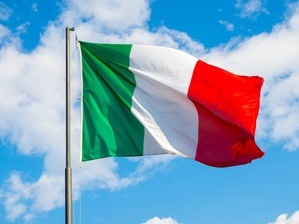
#> input picture Prácticas/practica1/images/banderaItalia.jpg, 299 x 224 px, shrunk from 612 x 459 before the run
$ python ejercicio02.py
#> lines starting #> are read from the running program, lines starting #| are printed output that depends on the picture; after the words box and inside, x2 and y2 are one past the last pixel; in counts of white or black regions, pixels touching at a corner belong together
# Objetivos
# - Copia de imágenes.
# - Acceso/Copia de un área determinada

import skimage as ski
import matplotlib.pyplot as plt

imagenItalia = ski.io.imread("images/banderaItalia.jpg")
#> imagenItalia is the input picture: shape (224, 299, 3); mean R, G, B 128.4, 164.2, 189.4
imagenIrlanda = ski.io.imread("images/banderaIrlanda.jpg")
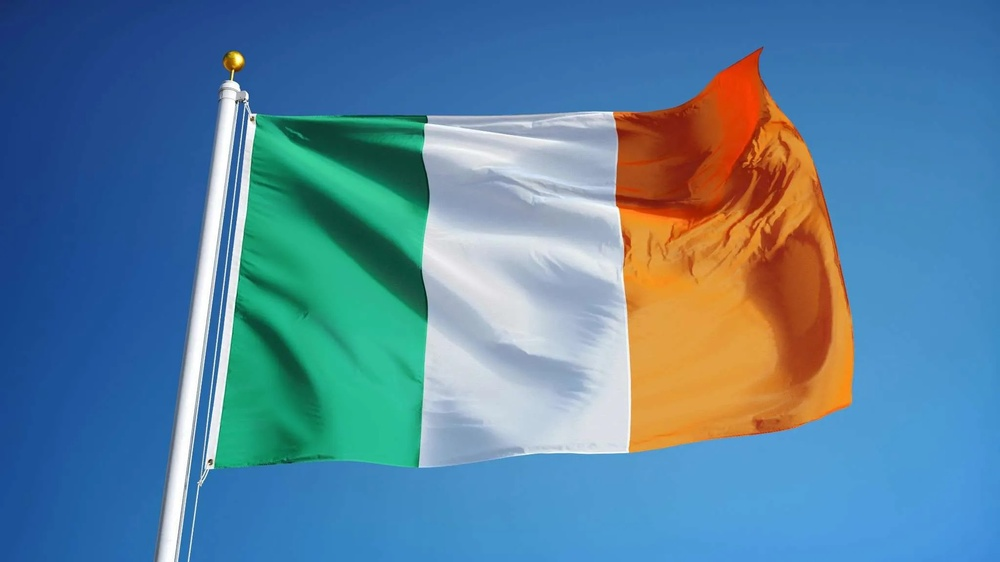
#> input picture Prácticas/practica1/images/banderaIrlanda.jpg, 1000 x 562 px, shrunk from 2048 x 1152 before the run
#> imagenIrlanda is the input picture: shape (562, 1000, 3); mean R, G, B 89.1, 130.2, 156.2

nueva = imagenIrlanda.copy()
nueva_horiz = nueva.shape[0]//2 - imagenItalia.shape[1]//2
#> nueva_horiz = 132
nueva_vert = nueva.shape[1]//2 - imagenItalia.shape[0]//2
#> nueva_vert = 388
nueva[nueva_horiz:imagenItalia.shape[1]+nueva_horiz, nueva_vert:imagenItalia.shape[0]+nueva_vert, :] = imagenItalia.transpose(1,0,2)
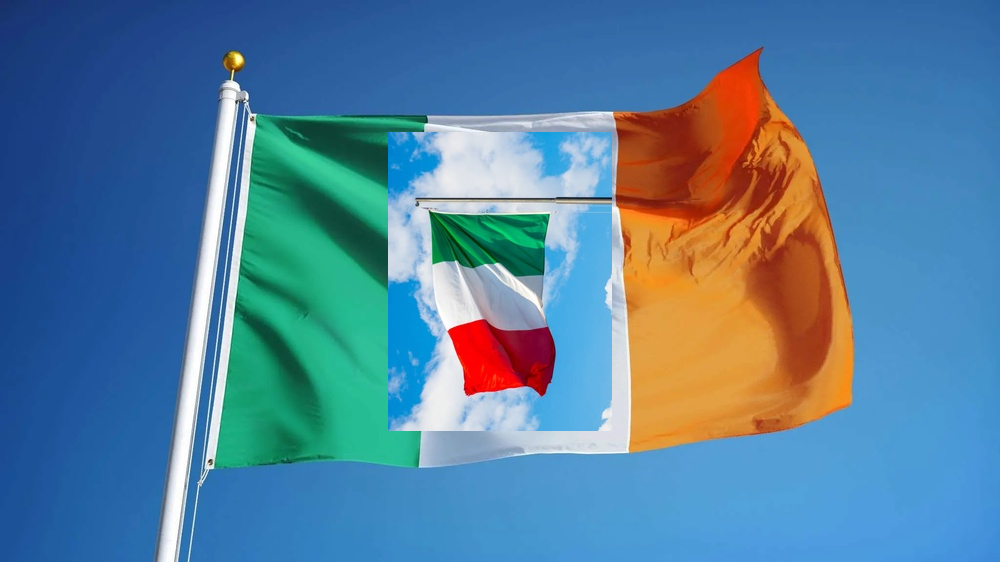
#> nueva: shape (562, 1000, 3); 11.92% of pixels changed, all inside (x1, y1, x2, y2) = (388, 132, 612, 431)


plt.imshow(nueva)
plt.show()
